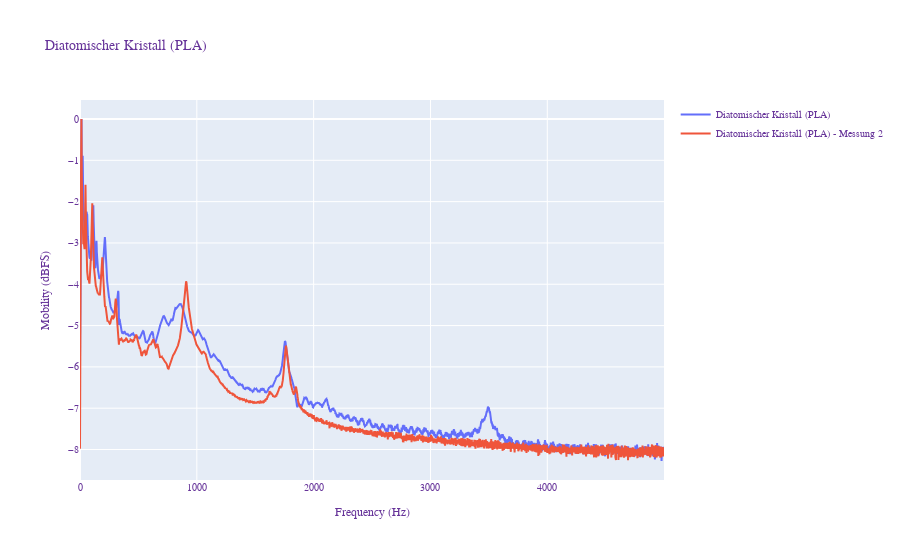

Source (notebook cell):
### Code cell
thresh = -9   # min. Höhe der peaks in dB_FS
minProm= 0.1 # min Prominence eines peaks (Abstand zwischen peak maximum und dem nächsten minimum), stdmäßig so 1.7
Peaks=[]
peaks,_= find_peaks(spec, distance=1, prominence=minProm, height=thresh)
Peaks=np.append(Peaks,peaks)
Peaks2=np.int32(np.unique(Peaks))

#plt.plot(spec)
#plt.scatter(Peaks2,spec[Peaks2], c='r')


fig = go.Figure()
trace = go.Scatter(x=np.arange(fmax+1), y=spec, name="Diatomischer Kristall (PLA)")
trace_2 = go.Scatter(x=np.arange(fmax+1), y=spec_2, name="Diatomischer Kristall (PLA) - Messung 2")

fig.add_trace(trace)
fig.add_trace(trace_2)

fig.update_layout(
    title="Diatomischer Kristall (PLA)",
    xaxis_title="Frequency (Hz)",
    yaxis_title="Mobility (dBFS)",
    #legend_title="Legend Title",
    font=dict(
        family="Courier New, monospace",
        size=10,
        color="RebeccaPurple"
    )
)

fig.show()

fig.write_html("Diatomischer_Kristall.html")

### Figure 1 — Plotly figure (JSON) as saved in the notebook; plotly's stock layout.template omitted (floating-point values rounded to 4 significant figures; data arrays with more than 128 entries replaced by an {"elided": "..."} marker saying what was removed)
{"data": [{"name": "Diatomischer Kristall (PLA)", "type": "scatter", "x": {"elided": "5001 int values"}, "y": {"elided": "5000 float values"}}, {"name": "Diatomischer Kristall (PLA) - Messung 2", "type": "scatter", "x": {"elided": "5001 int values"}, "y": {"elided": "5000 float values"}}], "layout": {"font": {"color": "RebeccaPurple", "family": "Courier New, monospace", "size": 10}, "title": {"text": "Diatomischer Kristall (PLA)"}, "xaxis": {"title": {"text": "Frequency (Hz)"}}, "yaxis": {"title": {"text": "Mobility (dBFS)"}}}}
